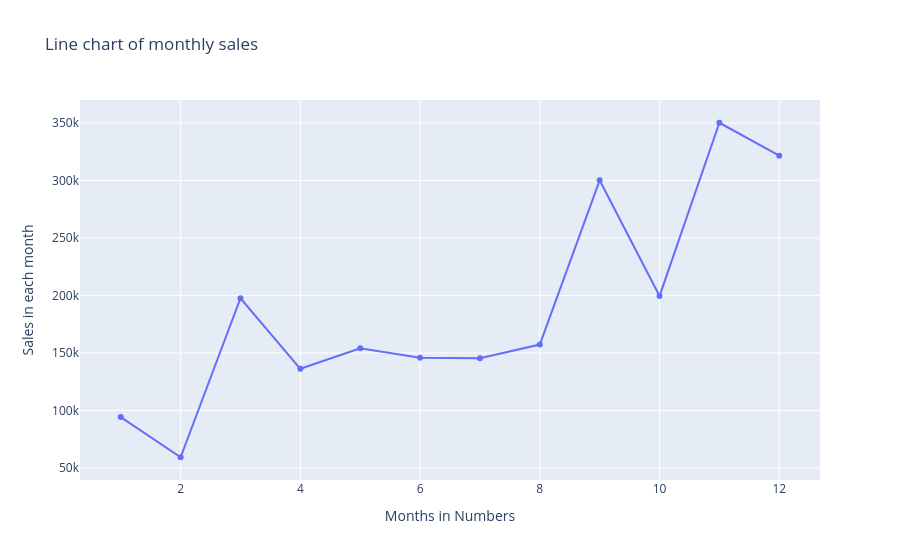

Notebook code cell kept with this figure:
### Code cell
fig = go.Figure()

fig.add_trace(
    go.Scatter(
        x = seasonal_sales_report["Month_"],
        y = seasonal_sales_report["Sales_sum"],
        mode = "lines+markers"
    )
)

fig.update_layout(
    xaxis_title = "Months in Numbers",
    yaxis_title = "Sales in each month",
    title = "Line chart of monthly sales"
)
fig.show()

### Figure 1 — Plotly figure (JSON) as saved in the notebook; plotly's stock layout.template omitted (floating-point values rounded to 4 significant figures)
{"data": [{"mode": "lines+markers", "type": "scatter", "x": [1, 2, 3, 4, 5, 6, 7, 8, 9, 10, 11, 12], "y": [94290.0, 59370.0, 197600.0, 136300.0, 154100.0, 145800.0, 145500.0, 157300.0, 300100.0, 199500.0, 350200.0, 321500.0]}], "layout": {"title": {"text": "Line chart of monthly sales"}, "xaxis": {"title": {"text": "Months in Numbers"}}, "yaxis": {"title": {"text": "Sales in each month"}}}}
